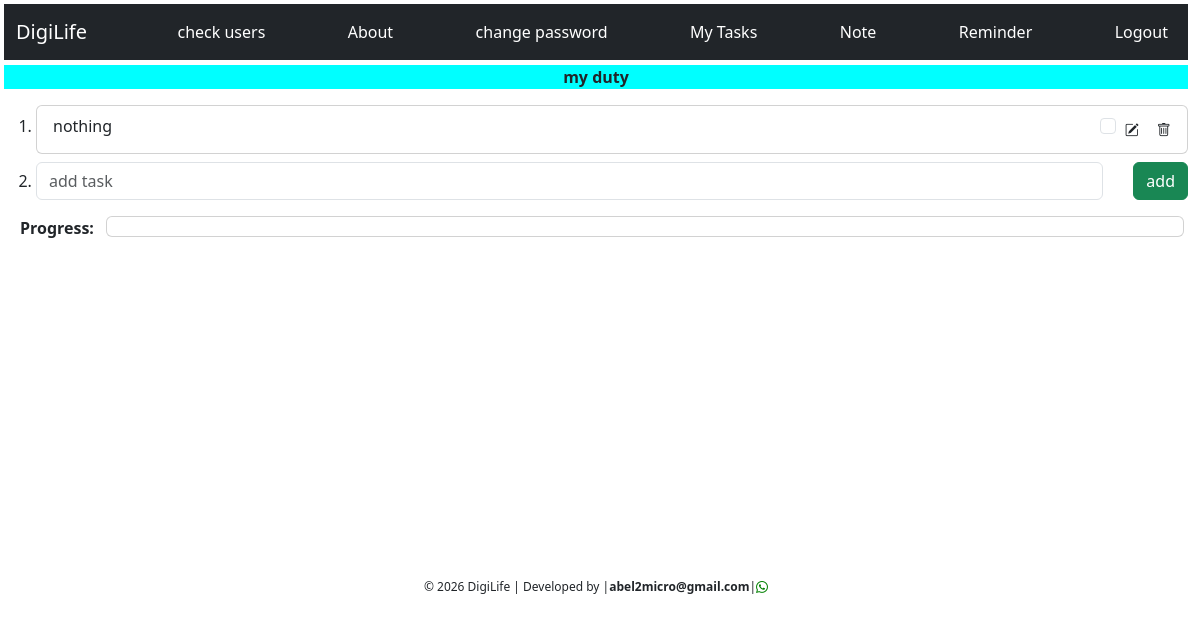
The app's page /note/1 (signed in), older data.
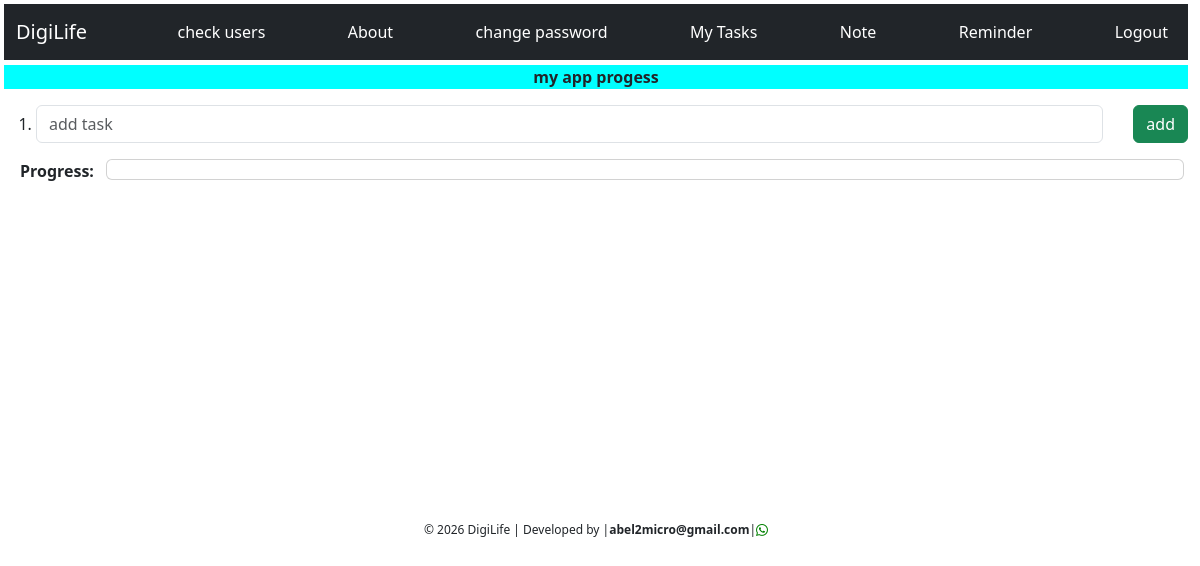
The same page, newer data.
### models.py (models this page shows)
class Task(db.Model):
    id = db.Column(db.Integer, primary_key=True)
    task_name = db.Column(db.String(300), nullable=False)
    task_date = db.Column(db.DateTime, default=datetime.now)
    user_id = db.Column(db.ForeignKey('user.id')) #means this table refers to another another table(User)
    percentage_done=db.Column(db.Integer, default=0)
    note = db.relationship('Note', backref='note') #means the table is referenced somewhere(Note)

class Note(db.Model):
    id = db.Column(db.Integer, primary_key=True)
    content = db.Column(db.String(300), nullable=False)
    note_date = db.Column(db.DateTime, default=datetime.now)
    status = db.Column(db.Boolean(), default=False)
    task_id = db.Column(db.ForeignKey('task.id'))

### app.py (the view, shortened to what this page needs)
@app.route('/note/<int:task_id>', methods=['GET', 'POST'])
@login_required
def note(task_id):
    task = Task.query.get_or_404(task_id)
    percentage(task_id=task_id)
    note = Note.query.filter_by(task_id=task_id).all()
    return render_template('note.html', note=note, task=task)

### app.py (called while the page is built)
@login_manager.user_loader
def load_user(user_id):
    return User.query.get(int(user_id))

def percentage(task_id):
    all_items = Note.query.filter_by(task_id=task_id).all()
    completed = Note.query.filter_by(task_id=task_id, status=True).all()
    available_task = len(all_items)
    comeplete_task = len(completed)
    if comeplete_task>0:
        percentage_done = int((comeplete_task/available_task)*100)
    else:
        percentage_done = 0
    task = Task.query.get_or_404(task_id)
    task.percentage_done=percentage_done
    db.session.add(task)
    db.session.commit()

### templates/note.html (shortened to what this page needs)
{%extends 'base.html'%}
{%block content%}
<p style="text-align: center; margin-top: 5px; font-weight: bold; background-color: aqua;">{{task.task_name}}</p>
    <ol>
        {%for i in note%}
        <li>
            <div class="card mt-1">
                <div class="card-body py-2">
                    <div class="row">
                        <div class="col-9 col-md-11">
                            {{i.content}}
                        </div>
                        <div class="col-3 col-md-1 d-flex " >
                            <form action="/update/{{i.id}}", method="POST">
                                <input class="form-check-input big-checkbox" type="checkbox" name="completed" onchange="this.form.submit()"
                                >
                            </form>
                            <a class="btn btn-sm" href="{{url_for('edit', id=i.id)}}"><i class="bi bi-pencil-square"></i></a>
                            <a class="del-note btn btn-sm "  href="{{url_for('delete', id=i.id)}}"><i class="bi bi-trash"></i></a>
                        </div>
                    </div>
                </div>
            </div>
        </li>
        {%endfor%}
        <li>
            <form class="d-flex mt-2" method="POST">
                <input class="form-control" type="text" name="content" placeholder="add task">
                <button class="btn btn-success">add</button>
            </form>
        </li>
    </ol>
    <div class="row px-3  ">
        <div class="col-3 col-md-1">
            <p style=" font-weight: bold; ">Progress: </p>
        </div>
        <div class="card col-9 px-0 col-md-11" style="height: 21px;   display: inline-block;">
        </div>
    </div>
{%endblock%}

Row changes from the older to the newer data that the page shows:
no longer on this page (row edited): Note: content "nothing"
changed Task: task_name "my duty" → "my app progess"
